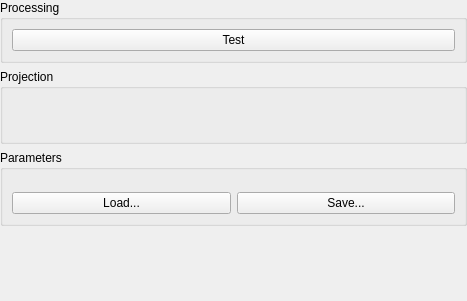
<?xml version="1.0" encoding="UTF-8"?>
<ui version="4.0">
 <class>CLineProjectionSupplierGuiComp</class>
 <widget class="QWidget" name="CLineProjectionSupplierGuiComp">
  <property name="geometry">
   <rect>
    <x>0</x>
    <y>0</y>
    <width>467</width>
    <height>301</height>
   </rect>
  </property>
  <property name="windowTitle">
   <string>Form</string>
  </property>
  <layout class="QVBoxLayout">
   <property name="margin">
    <number>0</number>
   </property>
   <item>
    <widget class="QGroupBox" name="groupBox">
     <property name="sizePolicy">
      <sizepolicy hsizetype="Preferred" vsizetype="Maximum">
       <horstretch>0</horstretch>
       <verstretch>0</verstretch>
      </sizepolicy>
     </property>
     <property name="title">
      <string>Processing</string>
     </property>
     <layout class="QVBoxLayout">
      <item>
       <widget class="QPushButton" name="TestButton">
        <property name="sizePolicy">
         <sizepolicy hsizetype="Preferred" vsizetype="Fixed">
          <horstretch>0</horstretch>
          <verstretch>0</verstretch>
         </sizepolicy>
        </property>
        <property name="text">
         <string>Test</string>
        </property>
        <property name="icon">
         <iconset resource="../../../Acf/Include/iqtgui/iqtgui.qrc">
          <normaloff>:/Icons/Play.svg</normaloff>:/Icons/Play.svg</iconset>
        </property>
       </widget>
      </item>
     </layout>
    </widget>
   </item>
   <item>
    <widget class="QGroupBox" name="ProjectionFrame">
     <property name="sizePolicy">
      <sizepolicy hsizetype="Preferred" vsizetype="MinimumExpanding">
       <horstretch>0</horstretch>
       <verstretch>0</verstretch>
      </sizepolicy>
     </property>
     <property name="title">
      <string>Projection</string>
     </property>
     <layout class="QVBoxLayout" name="verticalLayout"/>
    </widget>
   </item>
   <item>
    <widget class="QGroupBox" name="ParamsGB">
     <property name="sizePolicy">
      <sizepolicy hsizetype="Preferred" vsizetype="MinimumExpanding">
       <horstretch>0</horstretch>
       <verstretch>0</verstretch>
      </sizepolicy>
     </property>
     <property name="title">
      <string>Parameters</string>
     </property>
     <layout class="QVBoxLayout" name="verticalLayout_2">
      <item>
       <widget class="QFrame" name="ParamsFrame">
        <property name="sizePolicy">
         <sizepolicy hsizetype="Preferred" vsizetype="MinimumExpanding">
          <horstretch>0</horstretch>
          <verstretch>0</verstretch>
         </sizepolicy>
        </property>
        <property name="frameShape">
         <enum>QFrame::NoFrame</enum>
        </property>
        <property name="frameShadow">
         <enum>QFrame::Raised</enum>
        </property>
        <layout class="QVBoxLayout">
         <property name="spacing">
          <number>6</number>
         </property>
         <property name="margin">
          <number>0</number>
         </property>
        </layout>
       </widget>
      </item>
      <item>
       <layout class="QHBoxLayout" name="horizontalLayout">
        <item>
         <widget class="QPushButton" name="LoadParamsButton">
          <property name="sizePolicy">
           <sizepolicy hsizetype="Preferred" vsizetype="Fixed">
            <horstretch>0</horstretch>
            <verstretch>0</verstretch>
           </sizepolicy>
          </property>
          <property name="text">
           <string>Load...</string>
          </property>
         </widget>
        </item>
        <item>
         <widget class="QPushButton" name="SaveParamsButton">
          <property name="sizePolicy">
           <sizepolicy hsizetype="Preferred" vsizetype="Fixed">
            <horstretch>0</horstretch>
            <verstretch>0</verstretch>
           </sizepolicy>
          </property>
          <property name="text">
           <string>Save...</string>
          </property>
         </widget>
        </item>
       </layout>
      </item>
     </layout>
    </widget>
   </item>
   <item>
    <spacer name="verticalSpacer">
     <property name="orientation">
      <enum>Qt::Vertical</enum>
     </property>
     <property name="sizeType">
      <enum>QSizePolicy::Expanding</enum>
     </property>
     <property name="sizeHint" stdset="0">
      <size>
       <width>20</width>
       <height>20</height>
      </size>
     </property>
    </spacer>
   </item>
  </layout>
 </widget>
 <resources>
  <include location="../../../Acf/Include/iqtgui/iqtgui.qrc"/>
 </resources>
 <connections/>
</ui>
